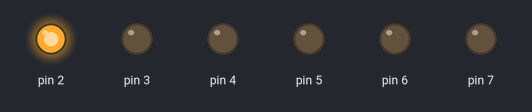
The sketch below on a simulated Arduino Uno, built with avr-gcc and run on an emulated ATmega328P. Shown: output pins drawn as LEDs (lit = HIGH).

Above: at 0.5 s.
At 2.5 s:
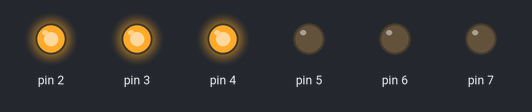
At 3.5 s:
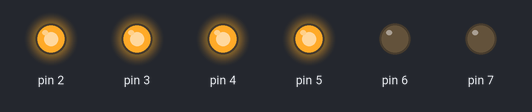
At 4.5 s:
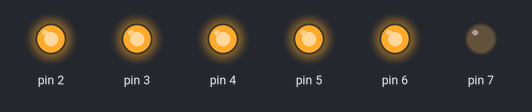
At 6.0 s:
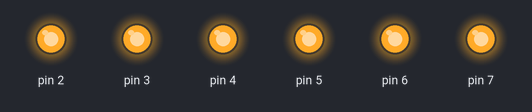
At 10.5 s:
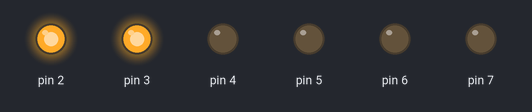
Timing chart, 0 to 13.8 s (numbered marks = the images above):
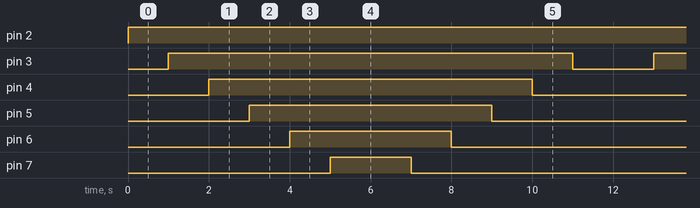

The sketch:

blink6leds.ino
```cpp
int timer = 1000;
// 시간간격 timer라는 변수에 정수 500을 저장함.

void setup() {
for (int i = 2; i < 8; i++)
  {
    pinMode(i, OUTPUT);
  }
}

void loop() {
for (int i = 2; i < 8; i++)
  {
    digitalWrite(i, HIGH); // turn the pin on:
    delay(timer);    // timer(ms)의 시간 간격을 둠.
    //digitalWrite(i, LOW); // turn the pin off:
  }
for (int i = 7; i >= 2; i--)
  {
    //digitalWrite(i, HIGH);
    delay(timer);
    digitalWrite(i, LOW);
  }
}
```

Measured:
- by itself, pin 2: LOW → HIGH at 0.00 s
- by itself, pin 3: alternates HIGH for 10.0 s and LOW for 2.0 s
- by itself, pin 4: alternates HIGH for 8.0 s and LOW for 4.0 s
- by itself, pin 5: alternates HIGH for 6.0 s and LOW for 6.0 s
- by itself, pin 6: alternates HIGH for 4.0 s and LOW for 8.0 s
- by itself, pin 7: alternates HIGH for 2.0 s and LOW for 10.0 s
